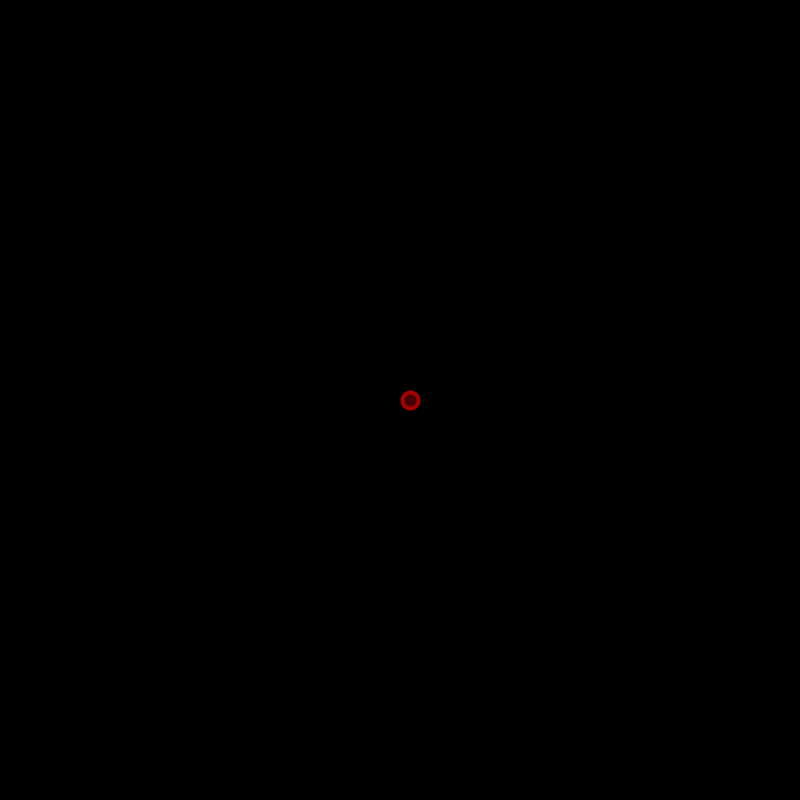
Frame 1 (no input)
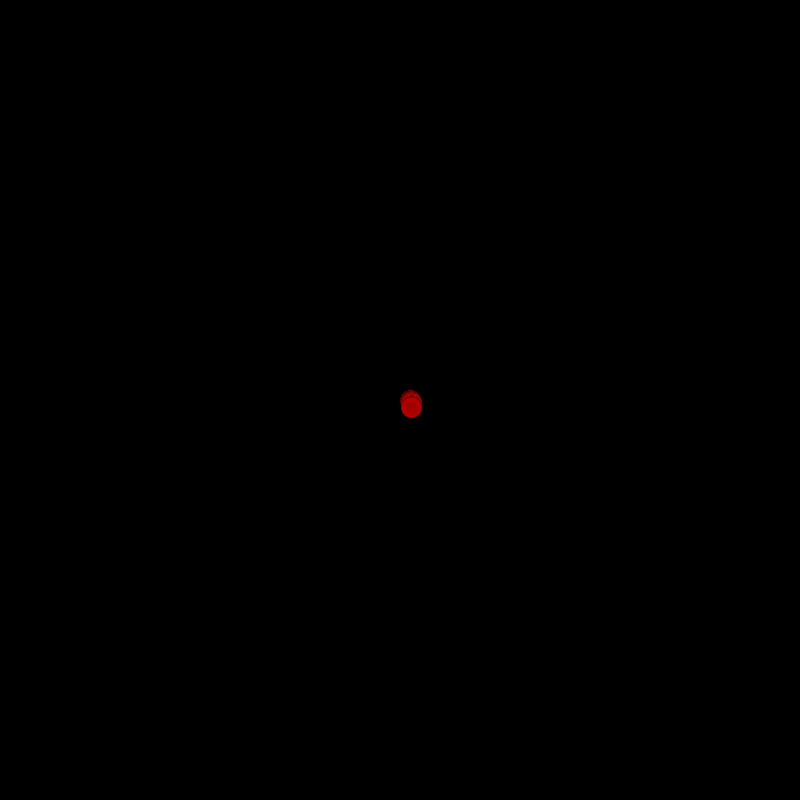
Frame 60 (the mouse pressed at the canvas centre just before this capture)
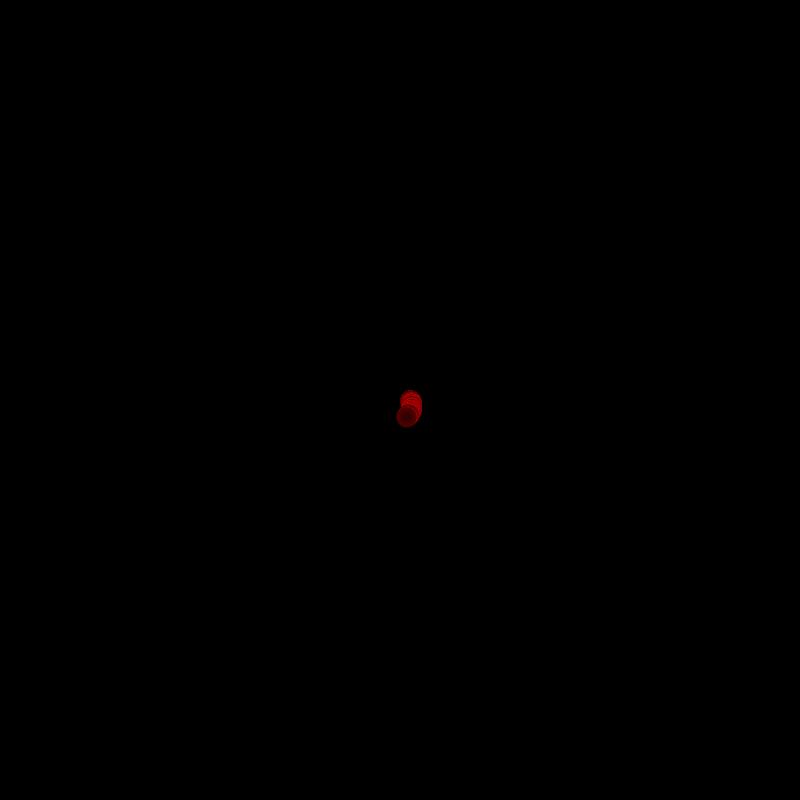
Frame 120 (the mouse held since frame 60 and released just before this capture)

The Processing sketch that drew these frames (run headless with seeded random() and noise(); from frame 60 on, the mouse is pressed at the canvas centre):

// Processing sketch: sketch_06_03_dots
// ── sketch_06_03_dots.pde
float r = 10; // lowered value to start more in the center
float theta = 0; 

void setup() {
size(800, 800);
background(0);
}

void draw() {
float x = r * cos(theta);
float y = r * sin(theta);
stroke(random(255), 0, 0);
strokeWeight(4);
fill(random(255), 0, 0);
ellipse(x + width/2, y + height/2, 16, 16);
theta +=0.01; // increment angle
r += 0.07; // increment r 
}
